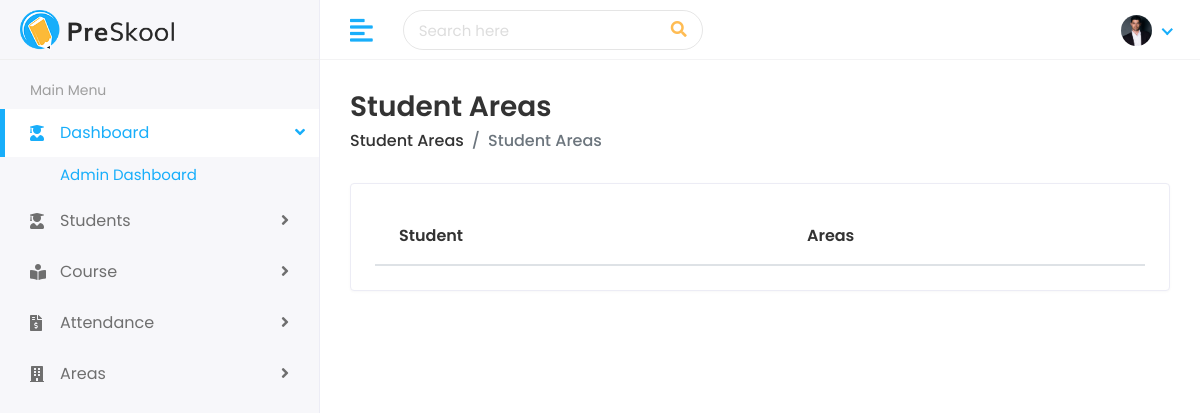
Before: /superuser/student-areas/ (signed in) with the older database file.
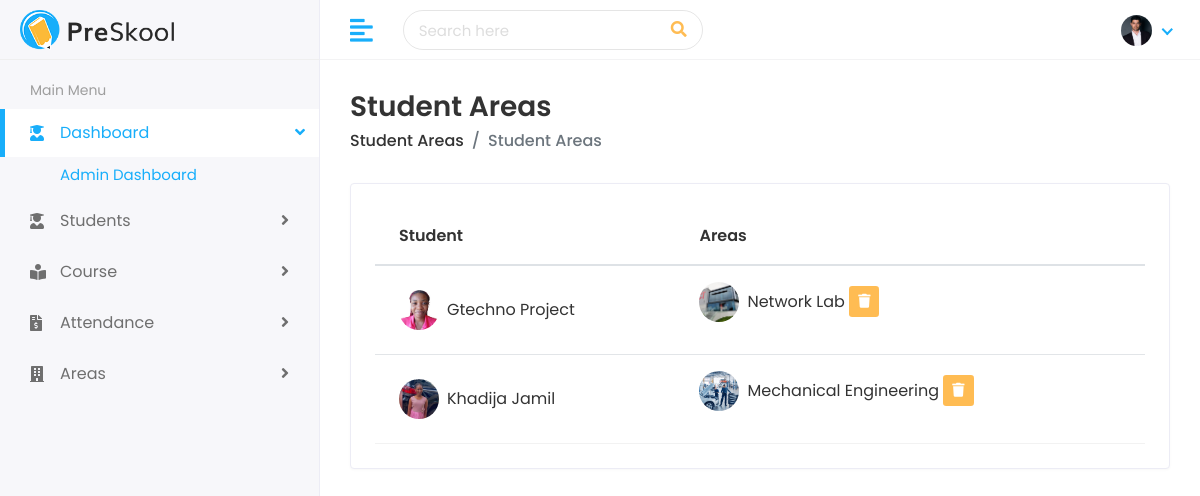
After: the same page with the newer database file.
### superuser/models.py (models this page shows, shortened)
class Student(models.Model):
    first_name = models.CharField(max_length=100)
    last_name = models.CharField(max_length=100)
    email = models.EmailField(max_length=255, unique=True, null=True)
    gender = models.CharField(max_length=10, choices=[('Male', 'Male'), ('Female', 'Female')])
    date_of_birth = models.DateField()
    course = models.CharField(max_length=50)
    mobile_number = models.CharField(max_length=15, unique=True)
    level = models.CharField(max_length=10)
    image = models.ImageField(upload_to='students/', blank=True)
    access_control = models.OneToOneField(AccessControl, on_delete=models.CASCADE, null=True)
    slug = models.SlugField(max_length=255, unique=True, blank=True)

class Area(models.Model):
    name = models.CharField(max_length=100)
    image = models.ImageField(upload_to='areas/', blank=True)

### superuser/views.py (the view)
# urls.py: path('student-areas/', views.student_areas, name='student_areas'),
def student_areas(request):
    mappings = StudentArea.objects.select_related('student', 'area').all()
    student_area_mapping = {}
    for mapping in mappings:
        if mapping.student not in student_area_mapping:
            student_area_mapping[mapping.student] = []
        student_area_mapping[mapping.student].append(mapping.area)
    context = {
        'student_area_mapping': [
            {
                'student': student,
                'areas': areas
            }
            for student, areas in student_area_mapping.items()
        ]
    }
    return render(request, 'superuser/areas/student-areas.html', context)

### templates/superuser/areas/student-areas.html (shortened to what this page needs)
{% extends 'Home/base.html' %}
{% load static %}
{% block body %}
         <div class="page-wrapper">
            <div class="content container-fluid">
               <div class="page-header">
                  <div class="row align-items-center">
                     <div class="col">
                        <h3 class="page-title">Student Areas</h3>
                        <ul class="breadcrumb">
                           <li class="breadcrumb-item"><a href="{% url 'student_areas' %}">Student Areas</a></li>
                           <li class="breadcrumb-item active">Student Areas</li>
                        </ul>
                     </div>
                  </div>
               </div>
               <div class="row">
                  <div class="col-sm-12">
                     <div class="card card-table">
                        <div class="card-body">
                           <div class="table-responsive">
                              <table class="table table-hover table-center mb-0 datatable">
                                 <thead>
                                    <tr>
                                       <th>Student</th>
                                       <th>Areas</th>
                                    </tr>
                                 </thead>
                                 <tbody>
                                    {% for entry in student_area_mapping  %}
                                    <tr>
                                       <td>
                                          <h2 class="table-avatar">
                                             <a href="" class="avatar avatar-sm mr-2"><img class="avatar-img rounded-circle" src="{{ entry.student.image.url }}" alt="User Image"></a>
                                             <a href="">{{ entry.student.first_name }} {{ entry.student.last_name}}</a>
                                          </h2>
                                       </td>
                                       <td>
                                          <ul>
                                              {% for ar in entry.areas %}
                                              <li class="mb-2">
                                                 <h2 class="table-avatar">
                                                   <a href="" class="avatar avatar-sm mr-2"><img class="avatar-img rounded-circle" src="{{ ar.image.url }}" alt="area Image"></a>
                                                   <a href="">{{ ar.name }} </a>
                                                </h2>
                                                  <form action="{% url 'delete_student_area' entry.student.id  ar.id%}" method="POST" style="display:inline;">
                                                     <button type="submit" class="btn btn-sm bg-danger-light" onclick="return confirm('Are you sure you want to delete this record?');">
                                                         <i class="fas fa-trash"></i>
                                                     </button>
                                                 </form>
                                              </li>
                                              {% endfor %}
                                          </ul>
                                      </td>
                                    </tr>
                                    {% endfor %}
                                 </tbody>
                              </table>
                           </div>
                        </div>
                     </div>
                  </div>
               </div>
            </div>
         </div>
      </div>
   </body>
</html>
{% endblock %}

Changed rows visible on the page:
added Student: student.image (picture), student.first_name "Gtechno", student.last_name "Project"
added Area: image (picture), name "Network Lab", shown under "Gtechno"
added Student: student.image (picture), student.first_name "Khadija", student.last_name "Jamil"
added Area: image (picture), name "Mechanical Engineering", shown under "Khadija"
